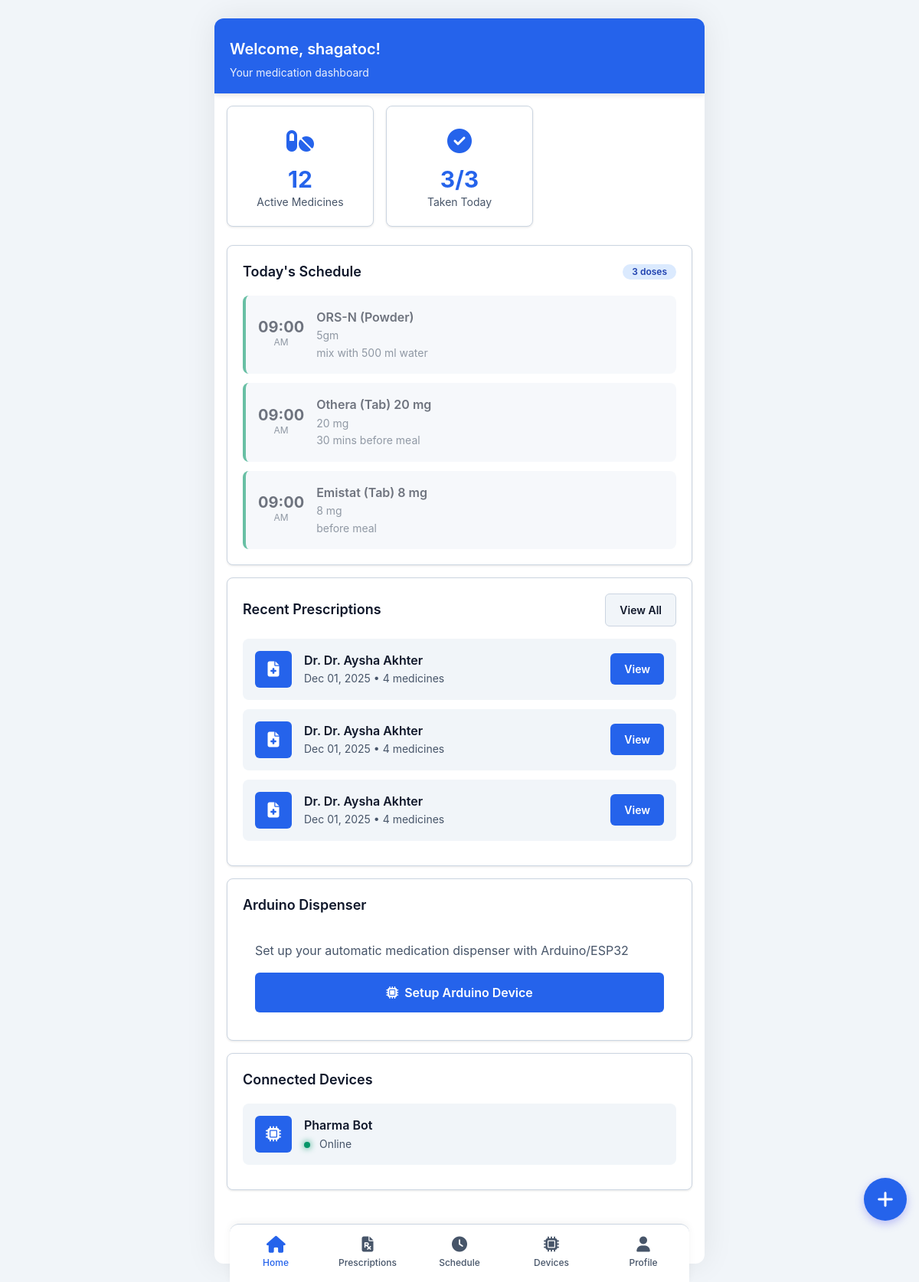
The page / (signed in) on the database its author committed.
### app/models/user.py (models this page shows, shortened)
class User(db.Model):
    __tablename__ = 'users'
    id = db.Column(db.Integer, primary_key=True)
    username = db.Column(db.String(80), unique=True, nullable=False)
    email = db.Column(db.String(120), unique=True, nullable=True)
    created_at = db.Column(db.DateTime, default=tz_now)
    is_active = db.Column(db.Boolean, default=True)
    prescriptions = db.relationship('Prescription', backref='user', lazy=True)
    schedules = db.relationship('Schedule', backref='user', lazy=True)
    iot_devices = db.relationship('IoTDevice', backref='user', lazy=True)

### app/models/schedule.py (models this page shows, shortened)
class Schedule(db.Model):
    __tablename__ = 'schedules'
    id = db.Column(db.Integer, primary_key=True)
    medicine_id = db.Column(db.Integer, db.ForeignKey('medicines.id'), nullable=False)
    user_id = db.Column(db.Integer, db.ForeignKey('users.id'), nullable=False)
    scheduled_time = db.Column(db.DateTime, nullable=False)
    taken = db.Column(db.Boolean, default=False)
    taken_at = db.Column(db.DateTime, nullable=True)
    skipped = db.Column(db.Boolean, default=False)
    notified = db.Column(db.Boolean, default=False)
    created_at = db.Column(db.DateTime, default=tz_now)

### app/models/medicine.py (models this page shows, shortened)
class Medicine(db.Model):
    __tablename__ = 'medicines'
    id = db.Column(db.Integer, primary_key=True)
    prescription_id = db.Column(db.Integer, db.ForeignKey('prescriptions.id'), nullable=False)
    name = db.Column(db.String(200), nullable=False)
    dosage = db.Column(db.String(100), nullable=False)  # e.g., "500mg", "2 tablets"
    frequency = db.Column(db.String(100), nullable=False)  # e.g., "twice daily", "every 8 hours"
    duration = db.Column(db.String(100), nullable=True)  # e.g., "7 days", "2 weeks"
    instructions = db.Column(db.Text, nullable=True)  # e.g., "Take after meals"
    timing = db.Column(db.String(200), nullable=True)  # e.g., "morning, evening"
    compartment_number = db.Column(db.Integer, default=0)  # Servo motor index (0-5) for Arduino
    dose_start_date = db.Column(db.Date, nullable=True)  # Start date for dose schedules
    created_at = db.Column(db.DateTime, default=tz_now)
    is_active = db.Column(db.Boolean, default=True)
    schedules = db.relationship('Schedule', backref='medicine', lazy=True, cascade='all, delete-orphan')

### app/models/prescription.py (models this page shows, shortened)
class Prescription(db.Model):
    __tablename__ = 'prescriptions'
    id = db.Column(db.Integer, primary_key=True)
    user_id = db.Column(db.Integer, db.ForeignKey('users.id'), nullable=False)
    image_path = db.Column(db.String(255), nullable=False)
    parsed_data = db.Column(db.Text, nullable=True)  # JSON string
    doctor_name = db.Column(db.String(100), nullable=True)
    prescription_date = db.Column(db.Date, nullable=True)
    patient_name = db.Column(db.String(100), nullable=True)
    patient_age = db.Column(db.String(20), nullable=True)
    patient_gender = db.Column(db.String(20), nullable=True)
    created_at = db.Column(db.DateTime, default=tz_now)
    is_active = db.Column(db.Boolean, default=True)
    medicines = db.relationship('Medicine', backref='prescription', lazy=True, cascade='all, delete-orphan')

### app/models/iot_device.py (models this page shows, shortened)
class IoTDevice(db.Model):
    __tablename__ = 'iot_devices'
    id = db.Column(db.Integer, primary_key=True)
    user_id = db.Column(db.Integer, db.ForeignKey('users.id'), nullable=False)
    device_id = db.Column(db.String(100), unique=True, nullable=False)  # ESP32 MAC or unique ID
    device_name = db.Column(db.String(100), nullable=False)
    device_type = db.Column(db.String(50), default='ESP32')
    ip_address = db.Column(db.String(50), nullable=True)
    is_online = db.Column(db.Boolean, default=False)
    last_seen = db.Column(db.DateTime, nullable=True)
    hardware_state = db.Column(db.Text, nullable=True)  # JSON string for hardware state
    created_at = db.Column(db.DateTime, default=tz_now)
    is_active = db.Column(db.Boolean, default=True)

### app/routes/main.py (the view)
@main_bp.route('/')
def index():
    if 'user_id' not in session:
        return redirect(url_for('main.login'))
    current_user = get_current_user()
    today_start = tz_today_start()
    today_end = today_start + timedelta(days=1)
    today_schedules = Schedule.query.filter(
        Schedule.user_id == current_user.id,
        Schedule.scheduled_time >= today_start,
        Schedule.scheduled_time < today_end
    ).order_by(Schedule.scheduled_time).all()
    prescriptions = Prescription.query.filter_by(
        user_id=current_user.id,
        is_active=True
    ).order_by(Prescription.created_at.desc()).limit(5).all()
    devices = IoTDevice.query.filter_by(
        user_id=current_user.id,
        is_active=True
    ).all()
    total_medicines = Medicine.query.join(Prescription).filter(
        Prescription.user_id == current_user.id,
        Medicine.is_active == True
    ).count()
    taken_today = Schedule.query.filter(
        Schedule.user_id == current_user.id,
        Schedule.scheduled_time >= today_start,
        Schedule.scheduled_time < today_end,
        Schedule.taken == True
    ).count()
    return render_template(
        'dashboard.html',
        current_user=current_user,
        today_schedules=today_schedules,
        prescriptions=prescriptions,
        devices=devices,
        total_medicines=total_medicines,
        taken_today=taken_today,
        total_today=len(today_schedules)
    )

### app/routes/main.py (called while the page is built)
def get_current_user():
    if 'user_id' in session:
        return User.query.get(session['user_id'])
    return None

### app/utils/timezone.py (called while the page is built)
def now():
    dhaka_time = datetime.now(DHAKA_TZ)
    return dhaka_time.replace(tzinfo=None)

def today_start():
    current = now()
    return current.replace(hour=0, minute=0, second=0, microsecond=0)

### app/templates/dashboard.html (shortened to what this page needs)
{% extends "mobile_base.html" %}
{% block content %}
<header class="app-header">
    <div class="header-actions">
        <div>
            <h1>Welcome, {{ current_user.username }}!</h1>
            <p>Your medication dashboard</p>
        </div>
    </div>
</header>
<div class="app-content">
    <div class="stats-grid">
        <div class="stat-card">
            <div class="stat-icon"><i class="fas fa-pills"></i></div>
            <div class="stat-value">{{ total_medicines }}</div>
            <div class="stat-label">Active Medicines</div>
        </div>
        <div class="stat-card">
            <div class="stat-icon"><i class="fas fa-check-circle"></i></div>
            <div class="stat-value">{{ taken_today }}/{{ total_today }}</div>
            <div class="stat-label">Taken Today</div>
        </div>
    </div>
    <div class="card">
        <div class="card-header">
            <h2 class="card-title">Today's Schedule</h2>
            <span class="badge badge-info">{{ today_schedules|length }} doses</span>
        </div>
        {% if today_schedules %}
        <div class="schedule-list">
            {% for schedule in today_schedules %}
            <div class="schedule-item {% if schedule.taken %}taken{% elif schedule.skipped %}skipped{% endif %}">
                <div class="schedule-time">
                    <div class="schedule-hour">{{ schedule.scheduled_time.strftime('%I:%M') }}</div>
                    <div class="schedule-period">{{ schedule.scheduled_time.strftime('%p') }}</div>
                </div>
                <div class="schedule-info">
                    <div class="schedule-medicine">{{ schedule.medicine.name }}</div>
                    <div class="schedule-dosage">{{ schedule.medicine.dosage }}</div>
                    {% if schedule.medicine.instructions %}
                    <div class="schedule-dosage">{{ schedule.medicine.instructions }}</div>
                    {% endif %}
                </div>
            </div>
            {% endfor %}
        </div>
        {% else %}
        <div class="empty-state">
            <div class="empty-icon"><i class="fas fa-calendar-check"></i></div>
            <p class="empty-text">No medications scheduled for today</p>
        </div>
        {% endif %}
    </div>
    <div class="card">
        <div class="card-header">
            <h2 class="card-title">Recent Prescriptions</h2>
            <a href="{{ url_for('main.prescriptions') }}" class="btn btn-sm btn-secondary">View All</a>
        </div>
        {% if prescriptions %}
        {% for prescription in prescriptions %}
        <div class="device-card">
            <div class="device-icon"><i class="fas fa-file-medical"></i></div>
            <div class="device-info">
                <div class="device-name">
                    {% if prescription.doctor_name %}
                    Dr. {{ prescription.doctor_name }}
                    {% else %}
                    Prescription #{{ prescription.id }}
                    {% endif %}
                </div>
                <div class="device-status">
                    {{ prescription.created_at.strftime('%b %d, %Y') }} • {{ prescription.medicines|length }} medicines
                </div>
            </div>
            <a href="{{ url_for('main.prescription_detail', prescription_id=prescription.id) }}" class="btn btn-sm btn-primary">View</a>
        </div>
        {% endfor %}
        {% else %}
        <div class="empty-state">
            <div class="empty-icon"><i class="fas fa-file-prescription"></i></div>
            <p class="empty-text">No prescriptions yet</p>
        </div>
        {% endif %}
    </div>
    <div class="card">
        <div class="card-header">
            <h2 class="card-title">Arduino Dispenser</h2>
        </div>
        <div style="padding: 1rem;">
            <p style="color: var(--text-secondary); margin-bottom: 1rem;">
                Set up your automatic medication dispenser with Arduino/ESP32
            </p>
            <a href="{{ url_for('main.arduino_setup') }}" class="btn btn-primary btn-block">
                <i class="fas fa-microchip"></i> Setup Arduino Device
            </a>
        </div>
    </div>
    {% if devices %}
    <div class="card">
        <div class="card-header">
            <h2 class="card-title">Connected Devices</h2>
        </div>
        {% for device in devices %}
        <div class="device-card">
            <div class="device-icon"><i class="fas fa-microchip"></i></div>
            <div class="device-info">
                <div class="device-name">{{ device.device_name }}</div>
                <div class="device-status">
                    <span class="status-indicator {% if device.is_online %}status-online{% else %}status-offline{% endif %}"></span>
                    {% if device.is_online %}Online{% else %}Offline{% endif %}
                </div>
            </div>
        </div>
        {% endfor %}
    </div>
    {% endif %}
</div>
<button class="fab" onclick="window.location.href='{{ url_for('main.prescriptions') }}?upload=1'">
    ➕
</button>
{% endblock %}

### app/templates/mobile_base.html (shortened to what this page needs)
<!DOCTYPE html>
<html lang="en">
<head>
    <link rel="stylesheet" href="https://cdnjs.cloudflare.com/ajax/libs/font-awesome/6.4.0/css/all.min.css">
    <link rel="stylesheet" href="{{ url_for('static', filename='css/mobile.css') }}">
</head>
<body>
    <div class="app-container">
        {% block content %}{% endblock %}
        {% if current_user %}
        <nav class="bottom-nav">
            <a href="{{ url_for('main.index') }}" class="nav-item {% if request.endpoint == 'main.index' %}active{% endif %}">
                <i class="fas fa-home"></i>
                <span>Home</span>
            </a>
            <a href="{{ url_for('main.prescriptions') }}" class="nav-item {% if 'prescription' in request.endpoint %}active{% endif %}">
                <i class="fas fa-file-prescription"></i>
                <span>Prescriptions</span>
            </a>
            <a href="{{ url_for('main.schedules') }}" class="nav-item {% if 'schedule' in request.endpoint %}active{% endif %}">
                <i class="fas fa-clock"></i>
                <span>Schedule</span>
            </a>
            <a href="{{ url_for('main.devices') }}" class="nav-item {% if 'device' in request.endpoint %}active{% endif %}">
                <i class="fas fa-microchip"></i>
                <span>Devices</span>
            </a>
            <a href="{{ url_for('main.profile') }}" class="nav-item {% if 'profile' in request.endpoint %}active{% endif %}">
                <i class="fas fa-user"></i>
                <span>Profile</span>
            </a>
        </nav>
        {% endif %}
    </div>
</body>
</html>

### rows shown on the page
User: username "shagatoc"
Schedule: scheduled_time "09:00", scheduled_time "AM", medicine.name "ORS-N (Powder)", medicine.dosage "5gm", medicine.instructions "mix with 500 ml water"
Schedule: scheduled_time "09:00", scheduled_time "AM", medicine.name "Othera (Tab) 20 mg", medicine.dosage "20 mg", medicine.instructions "30 mins before meal"
Schedule: scheduled_time "09:00", scheduled_time "AM", medicine.name "Emistat (Tab) 8 mg", medicine.dosage "8 mg", medicine.instructions "before meal"
Prescription: doctor_name "Dr. Aysha Akhter", created_at "Dec 01, 2025", medicines|length "4"
Prescription: doctor_name "Dr. Aysha Akhter", created_at "Dec 01, 2025", medicines|length "4"
Prescription: doctor_name "Dr. Aysha Akhter", created_at "Dec 01, 2025", medicines|length "4"
IoTDevice: device_name "Pharma Bot", is_online True (drawn)

### other values the page prints
{{ total_medicines }} "12"
{{ taken_today }} "3"
{{ total_today }} "3"
{{ today_schedules|length }} "3"
